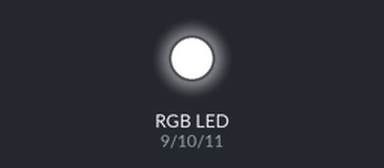
A sketch run on a simulated Arduino Uno, built with avr-gcc and run on an emulated ATmega328P. Parts: an RGB LED mixed from three pins (HIGH = lit).

Above: at 1.0 s.
At 3.5 s:
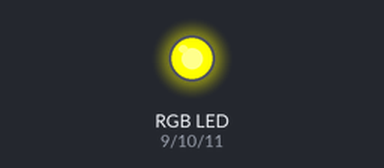
Timing chart, 0 to 10.4 s (numbered marks = the images above):
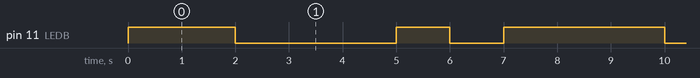

Measured:
- by itself, pin 11 (LEDB): repeats every 8.0 s: HIGH 1.0 s, LOW 1.0 s, HIGH 3.0 s, LOW 3.0 s
- by itself, everything shown: repeats every 8.0 s, in 4 steps

The sketch:

LEDRGB.ino
```cpp
byte LEDR = 9;
byte LEDG = 10;
byte LEDB = 11;

void setup() {
  pinMode(LEDR, OUTPUT);
  pinMode(LEDG, OUTPUT);
  pinMode(LEDB, OUTPUT);
  couleur(0, 0, 0);
}

void loop() {
  couleur(255, 0, 0);
  delay(1000);
  couleur(0, 255, 0);
  delay(1000);
  couleur(0, 0, 255);
  delay(1000);
  couleur(255, 0, 255);
  delay(1000);
  couleur(0, 255, 255);
  delay(1000);
  couleur(255, 255, 0);
  delay(1000);
  couleur(255, 255, 255);
  delay(1000);
  couleur(0, 0, 0);
  delay(1000);
}

void couleur(byte r, byte g, byte b) {

  // Version cathode commune
  //analogWrite(LEDR, r);
  //analogWrite(LEDG, g);
  //analogWrite(LEDB, b);
  // Version anode commune
  analogWrite(LEDR, ~r);
  analogWrite(LEDG, ~g);
  analogWrite(LEDB, ~b);
}
```
